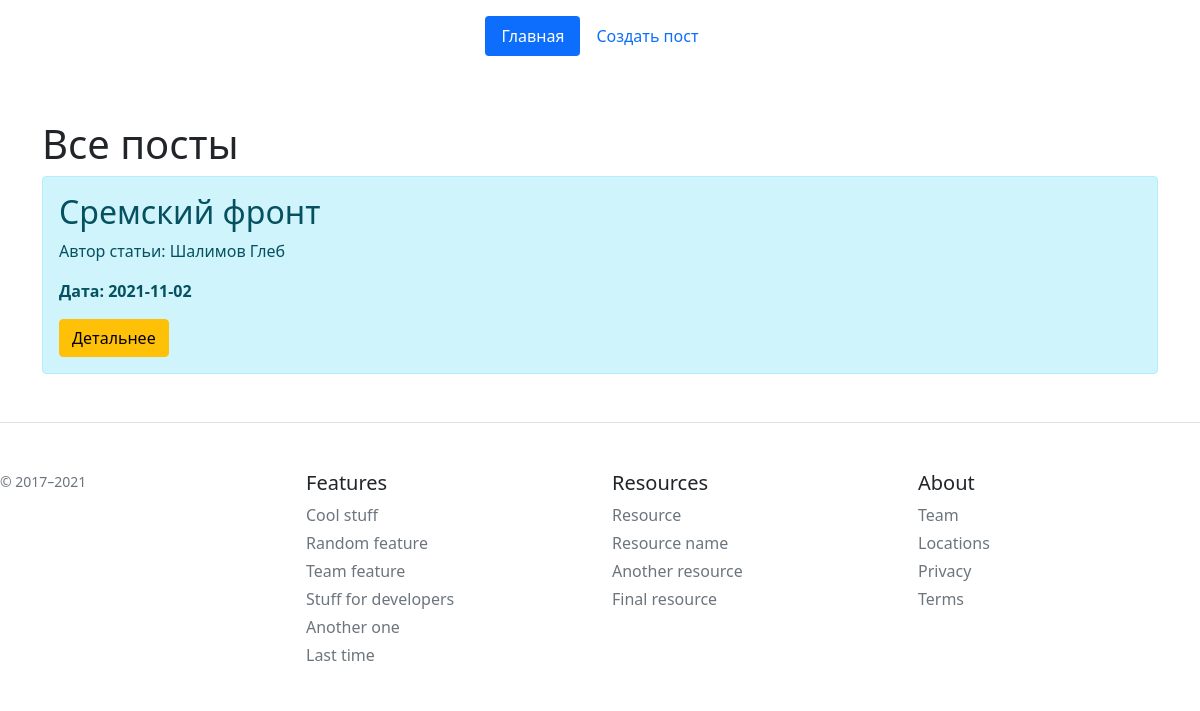
The page /posts on the database its author committed.
### app.py (models this page shows, shortened)
class Article(db.Model):
    id = db.Column(db.Integer, primary_key=True)
    author = db.Column(db.String(100), nullable=False)
    tittle = db.Column(db.String(100), nullable=False)
    text = db.Column(db.Text, nullable=False)
    data = db.Column(db.DateTime, default=datetime.utcnow)

### app.py (the view)
@app.route('/posts')
def posts():
    articles = Article.query.order_by(Article.data.desc()).all()
    return render_template('posts.html', articles=articles)

### templates/posts.html (shortened to what this page needs)
{% extends 'main.html'%}
{% block body %}
<header class="d-flex justify-content-center py-3">
    <ul class="nav nav-pills">
        <li class="nav-item"><a href="/" class="nav-link active" aria-current="page">Главная</a></li>
        <li class="nav-item"><a href="/create-article" class="nav-link">Создать пост</a></li>
      </ul>
    </header>
<div class="container mt-5">
    <h1>Все посты</h1>
    {% for el in articles %}
    <div class="alert alert-info">
        <h2>{{el.tittle}}</h2>
        <p> Автор статьи: {{ el.author }}</p>
        <p><b>
           Дата: {{ el.data.date() }}
        </b></p>
        <a href="/posts/{{ el.id }}"><button class="btn btn-warning">Детальнее</button></a>
    </div>
    {% endfor %}
</div>
<footer class="pt-4 my-md-5 pt-md-5 border-top">
    <div class="row">
      <div class="col-12 col-md">
        <small class="d-block mb-3 text-muted">© 2017–2021</small>
      </div>
      <div class="col-6 col-md">
        <h5>Features</h5>
        <ul class="list-unstyled text-small">
          <li class="mb-1"><a class="link-secondary text-decoration-none" href="#">Cool stuff</a></li>
          <li class="mb-1"><a class="link-secondary text-decoration-none" href="#">Random feature</a></li>
          <li class="mb-1"><a class="link-secondary text-decoration-none" href="#">Team feature</a></li>
          <li class="mb-1"><a class="link-secondary text-decoration-none" href="#">Stuff for developers</a></li>
          <li class="mb-1"><a class="link-secondary text-decoration-none" href="#">Another one</a></li>
          <li class="mb-1"><a class="link-secondary text-decoration-none" href="#">Last time</a></li>
        </ul>
      </div>
      <div class="col-6 col-md">
        <h5>Resources</h5>
        <ul class="list-unstyled text-small">
          <li class="mb-1"><a class="link-secondary text-decoration-none" href="#">Resource</a></li>
          <li class="mb-1"><a class="link-secondary text-decoration-none" href="#">Resource name</a></li>
          <li class="mb-1"><a class="link-secondary text-decoration-none" href="#">Another resource</a></li>
          <li class="mb-1"><a class="link-secondary text-decoration-none" href="#">Final resource</a></li>
        </ul>
      </div>
      <div class="col-6 col-md">
        <h5>About</h5>
        <ul class="list-unstyled text-small">
          <li class="mb-1"><a class="link-secondary text-decoration-none" href="#">Team</a></li>
          <li class="mb-1"><a class="link-secondary text-decoration-none" href="#">Locations</a></li>
          <li class="mb-1"><a class="link-secondary text-decoration-none" href="#">Privacy</a></li>
          <li class="mb-1"><a class="link-secondary text-decoration-none" href="#">Terms</a></li>
        </ul>
      </div>
    </div>
  </footer>
{% endblock %}

### rows shown on the page
Article: tittle "Сремский фронт", author "Шалимов Глеб", data "2021-11-02"
